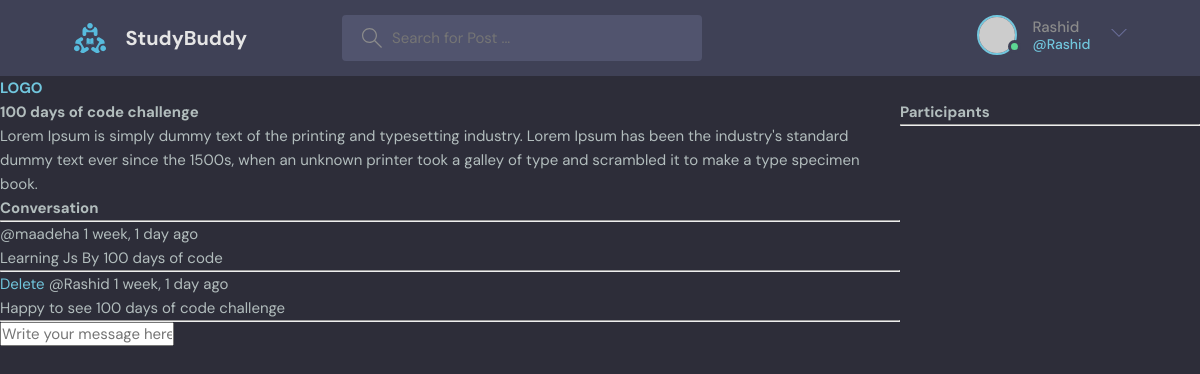
The app's page /room/2/ (signed in) with its own data.
### base/models.py (models this page shows, shortened)
class Room(models.Model):
    host = models.ForeignKey(User, on_delete=models.SET_NULL ,null=True)
    topic = models.ForeignKey(Topic, on_delete=models.SET_NULL ,null=True)
    name= models.CharField(max_length=200)
    description = models.TextField(null=True,blank=True)
    participants = models.ManyToManyField(User,related_name='participants',blank=True)
    updated = models.DateTimeField(auto_now=True)
    created =models.DateTimeField(auto_now_add=True)

class Message (models.Model):
        user = models.ForeignKey(User, on_delete= models.CASCADE)
        room =models.ForeignKey(Room, on_delete=models.CASCADE)
        body =models.TextField()
        updated = models.DateTimeField(auto_now=True)
        created =models.DateTimeField(auto_now_add=True)

### base/views.py (the view, shortened to what this page needs)
# urls.py: path('room/<str:pk>/',views.room, name="room"),
def room(request,pk):
    room = Room.objects.get(id=pk)
    room_messages = room.message_set.all()
    participants =room.participants.all()
    context = {'room':room ,'room_messages':room_messages ,'participants':participants}
    return render(request,'base/room.html',context)

### base/templates/base/room.html (shortened to what this page needs)
{% extends 'main.html' %}
{% block content %}
<div class="room-container">
<div>
<h1> {{room.name}} </h1>
<p>{{room.description}}</p>
<div class="comment-wrapper">
<h3> Conversation </h3>
<hr>
{% for message in room_messages %}
<div>
    {% if request.user == message.user%}
    <a href="{% url 'delete-message' message.id %}">Delete</a>
    {% endif %}
    <small>@{{message.user}}  {{message.created | timesince}} ago </small>
    <p>{{message.body}}</p>
    <hr>
</div>
{% endfor %}
</div>
{% if  request.user.is_authenticated%}
<div class="comment-form">
<form method="POST" action="">
    <input type="text" name="body" placeholder="Write your message here ..."/>
</form>
</div>
{% endif %}
</div>
<div>
    <h3>Participants</h3>
    <hr>
</div>
</div>
{% endblock %}

### templates/navbar.html (shortened to what this page needs)
{% load static %}
<header class="header header--loggedIn">
   <div class="container">
     <a href="{% url 'home' %}" class="header__logo">
       <img src="{% static 'images/logo.svg' %}" />
       <h1>StudyBuddy</h1>
     </a>
     <form class="header__search" method="GET" action="{%  url 'home'%}">
       <label>
         <input name="q"  placeholder="Search for Post ..." />
       </label>
     </form>
     <nav class="header__menu">
       {% if request.user.is_authenticated  %}
       <div class="header__user">
         <a href="profile.html">
           <div class="avatar avatar--medium active">
             <img src="https://randomuser.me/api/portraits/men/37.jpg" />
           </div>
           <p>{{request.user.username}} <span>@{{request.user.username}}</span></p>
         </a>
         <button class="dropdown-button">
           <svg version="1.1" xmlns="http://www.w3.org/2000/svg" width="32" height="32" viewBox="0 0 32 32">
             <title>chevron-down</title>
             <path d="M16 21l-13-13h-3l16 16 16-16h-3l-13 13z"></path>
           </svg>
         </button>
       </div>
       {% else %}
        <a href="{% url 'login' %}">
         <img src="{% static 'images/avatar.svg' %}" />
         <p>Login</p>
          </a>
          {% endif %}
     </nav>
   </div>
 </header>
<a href="/">
   <h1> LOGO </h1>
</a>

### static/styles/style.css (style rules this page uses)
:root { --color-main: #71c6dd; --color-main-light: #e1f6fb; --color-dark: #3f4156; --color-dark-medium: #51546e; --color-dark-light: #696d97; --color-light: #e5e5e5; --color-gray: #8b8b8b; --color-light-gray: #b2bdbd; --color-bg: #2d2d39; --color-success: #5dd693; --color-error: #fc4b0b; }
* { font-family: "DM Sans", -apple-system, BlinkMacSystemFont, "Segoe UI", Roboto, Oxygen, Ubuntu, Cantarell, "Open Sans", "Helvetica Neue", sans-serif; margin: 0; padding: 0; box-sizing: border-box; text-rendering: optimizeLegibility; font-size: inherit; }
html { font-size: 56.25%; }
@media only screen and (min-width: 1200px) { html { font-size: 62.5%; } }
body { line-height: 1.6; font-weight: 400; font-size: 1.5rem; color: var(--color-light-gray); background-color: var(--color-bg); min-height: 100vh; }
img { width: 100%; }
a { display: inline-block; color: var(--color-main); text-decoration: none; }
.container { max-width: 120rem; width: 90%; margin: auto; }
.avatar { position: relative; display: inline-block; border-radius: 50%; border: 2px solid var(--color-main); }
.avatar img { display: block; border-radius: 50%; object-fit: cover; object-position: center; }
.avatar::after { content: ""; display: block; position: absolute; background-color: var(--color-gray); z-index: 111; border-radius: 50%; border: 0.3rem solid var(--color-dark); }
.avatar.active::after { background-color: var(--color-success); }
.avatar.avatar--medium img { width: 3.6rem; height: 3.6rem; border-radius: 50%; }
.avatar.avatar--medium:after { width: 0.7rem; height: 0.7rem; bottom: 0px; right: -6px; }
.header { padding: 1.5rem; background-color: var(--color-dark); }
.header > .container { display: flex; gap: 9.5rem; }
.header__logo, .header__user { display: flex; gap: 2rem; align-items: center; }
.header__logo > img { height: 3.2rem; width: 3.2rem; }
.header__logo > h1 { font-weight: 700; font-size: 2rem; color: var(--color-light); }
.header__search > label { background-color: var(--color-dark-medium); padding: 1.3rem 1rem; display: flex; align-items: center; gap: 1rem; border-radius: 4px; }
.header__search svg { fill: var(--color-gray); width: 2rem; height: 2rem; margin-left: 1rem; }
.header__search input { width: 30rem; background: transparent; border: none; outline: none; color: var(--color-light); }
.header__menu { margin-left: auto; position: relative; }
.header__menu a { display: flex; gap: 1.5rem; align-items: center; font-weight: 500; text-decoration: none; color: var(--color-gray); }
.header__menu img { height: 3.6rem; }
.header__menu p { line-height: 1.2; }
.header__menu span { color: var(--color-main); font-weight: 500; font-size: 1.4rem; display: block; }
.header__menu svg { width: 1.6rem; height: 1.6rem; fill: var(--color-dark-light); }
.dropdown-button { background: transparent; border: 0; outline: 0; cursor: pointer; }

### base/templates/base/room.html (style rules this page uses)
.room-container { display:grid; grid-template-columns: 3fr 1fr; }

### records on screen
Room: name "100 days of code challenge", description "Lorem Ipsum is simply dummy text of the printing and typesetting industry. Lorem Ipsum has been the industry's standard dummy text ever since the 1500s, when an unknown printer took a galley of type and scrambled it to make a type specimen book."
Message: user "maadeha", created "1 week, 1 day", body "Learning Js By 100 days of code"
Message: shows "Delete", user "Rashid", created "1 week, 1 day", body "Happy to see 100 days of code challenge"

### other values on screen
{{ request.user.username }} "Rashid"
